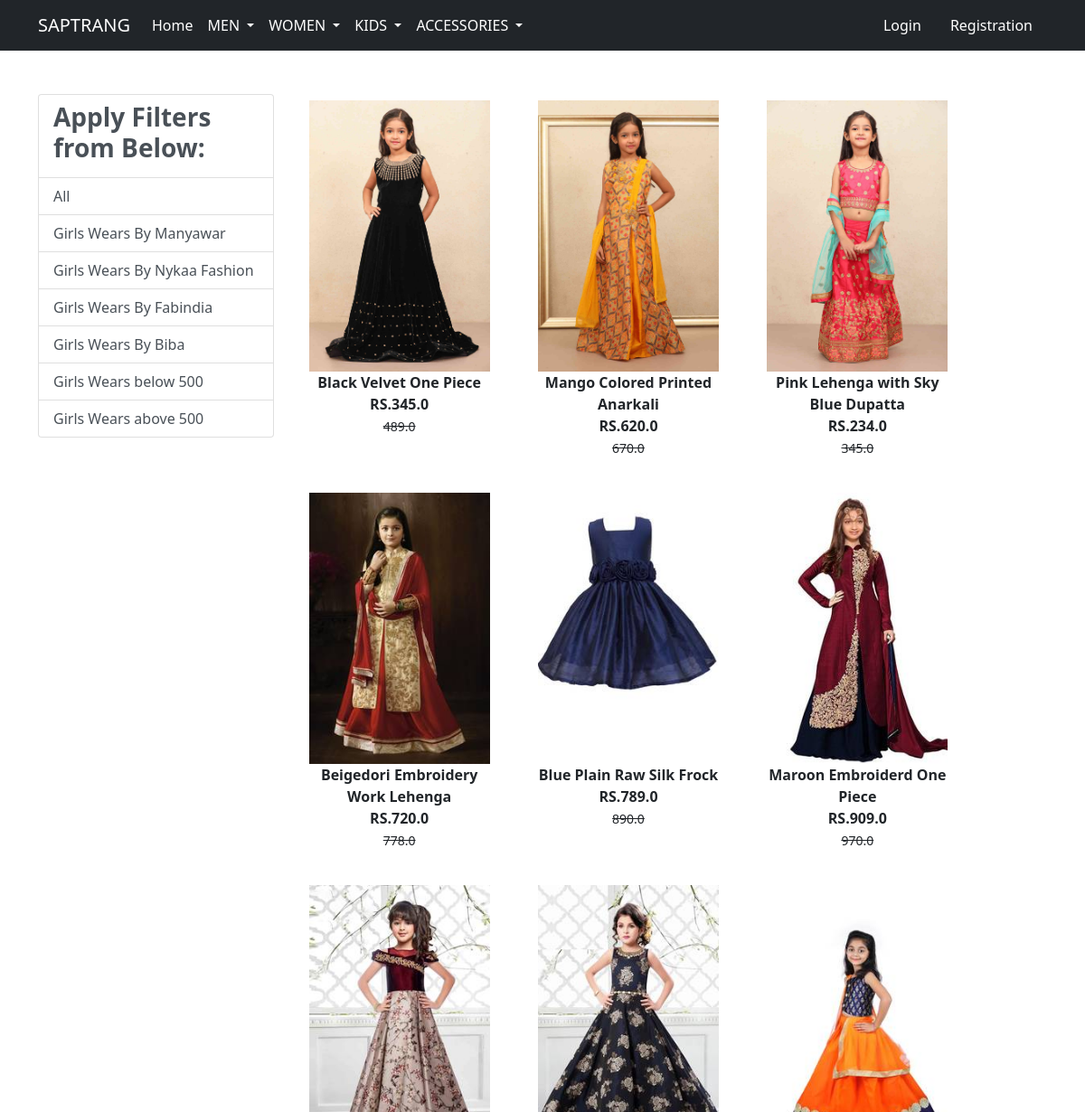
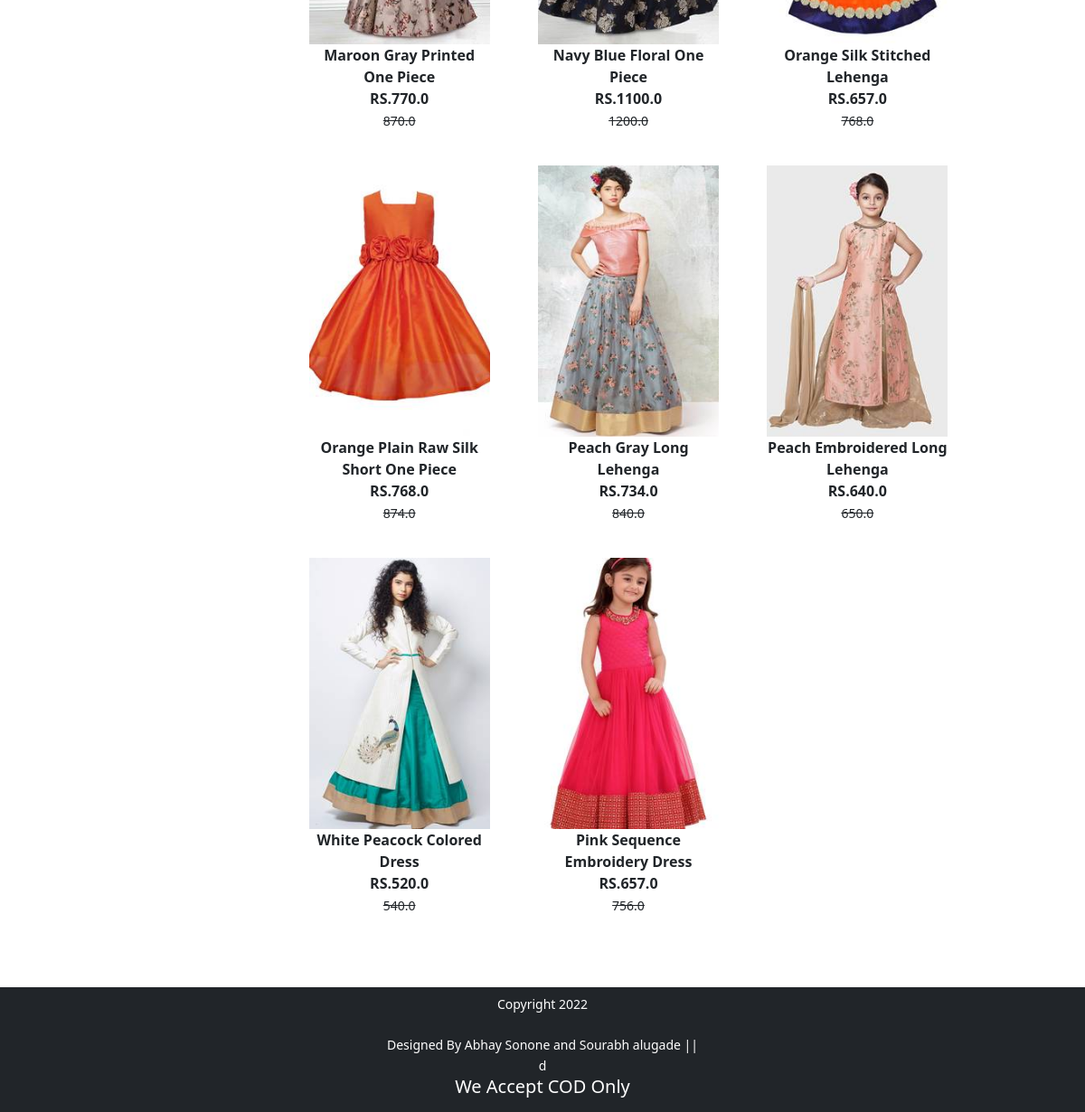
Page /girls/ on the committed database (2 pictures, top to bottom).
### app/models.py (models this page shows, shortened)
class Product(models.Model):
    title =models.CharField(max_length=100)
    selling_price =models.FloatField()
    discounted_price = models.FloatField()
    description = models.TextField()
    brand = models.CharField(max_length=100)
    category= models.CharField(choices=CATEGORY_CHOICES,max_length=5)
    product_image = models.ImageField(upload_to ="productimg")

### app/views.py (the view)
# urls.py: path('girls/', views.girls, name='girls'),
def girls(request, data=None):
    totalitem=0
    if data == None:
        girls = Product.objects.filter(category='kg')
    elif data=='FabIndia' or data=='Manyawar' or data=='Nykaa_Fashion' or data=='Biba':
        girls = Product.objects.filter(category='kg').filter(brand=data)
    elif data=='below':
        girls=Product.objects.filter(category='kg').filter(discounted_price__lt=500)
    elif data=='above':
        girls=Product.objects.filter(category='kg').filter(discounted_price__gt=500)
    if request.user.is_authenticated:
         totalitem= len(Cart.objects.filter(user=request.user))
    return render(request, 'app/girls.html',{'girls':girls,'totalitem':totalitem})

### app/templates/app/girls.html (shortened to what this page needs)
{% extends 'app/base.html' %}
{% load static %}
{% block main-content %}
<body>
<div class="container my-5">
 <div class="row">
  <div class="col-sm-3">
    <div class="list-group">
        <a href="#" class="list-group-item
         list-group-item-action" aria-current="true" ><h3 class="fw-bold">Apply Filters from Below:</h3></a>
        <a href="{% url 'girls' %}" class="list-group-item
         list-group-item-action" aria-current="true">All</a>
         <a href="{% url 'girlsdata' 'Manyawar' %}" class="list-group-item
         list-group-item-action" aria-current="true">Girls Wears By Manyawar</a>
         <a href="{% url 'girlsdata' 'Nykaa_Fashion' %}" class="list-group-item
         list-group-item-action" aria-current="true">Girls Wears By Nykaa Fashion</a>
         <a href="{% url 'girlsdata' 'FabIndia' %}" class="list-group-item
         list-group-item-action" aria-current="true">Girls Wears By Fabindia</a>
         <a href="{% url 'girlsdata' 'Biba' %}" class="list-group-item
         list-group-item-action" aria-current="true">Girls Wears By Biba</a>
         <a href="{% url 'girlsdata' 'below' %}" class="list-group-item
         list-group-item-action" aria-current="true">Girls Wears below 500</a>
         <a href="{% url 'girlsdata' 'above' %}" class="list-group-item
         list-group-item-action" aria-current="true">Girls Wears above 500</a>
    </div>
  </div>
  <div class="col-sm-8">
      <div class="row">
          {% for product in girls %}
           <div class="col-sm-4 text-center mb-4">
               <a href="{% url 'product-detail' product.id %}" class="btn">
                   <div class="item">
                       <img src="{{product.product_image.url}}" alt="" height="300" class="">
                       <div class="fw-bold">{{product.description}}</div>
                       <div class="fw-bold">RS.{{product.discounted_price}}</div>
                       <small class="fw-light text-decoration-line-through">{{product.selling_price}}</small>
                   </div>
                </a>
            </div>
            {% endfor %}
        </div>
  </div>
 </div>
</div>
</body>
{% endblock main-content %}

### rows in the picture
Product: product_image (picture), description "Black Velvet One Piece", discounted_price "345.0", selling_price "489.0"
Product: product_image (picture), description "Mango Colored Printed Anarkali", discounted_price "620.0", selling_price "670.0"
Product: product_image (picture), description "Pink Lehenga with Sky Blue Dupatta", discounted_price "234.0", selling_price "345.0"
Product: product_image (picture), description "Beigedori Embroidery Work Lehenga", discounted_price "720.0", selling_price "778.0"
Product: product_image (picture), description "Blue Plain Raw Silk Frock", discounted_price "789.0", selling_price "890.0"
Product: product_image (picture), description "Maroon Embroiderd One Piece", discounted_price "909.0", selling_price "970.0"
Product: product_image (picture), description "Maroon Gray Printed One Piece", discounted_price "770.0", selling_price "870.0"
Product: product_image (picture), description "Navy Blue Floral One Piece", discounted_price "1100.0", selling_price "1200.0"
Product: product_image (picture), description "Orange Silk Stitched Lehenga", discounted_price "657.0", selling_price "768.0"
Product: product_image (picture), description "Orange Plain Raw Silk Short One Piece", discounted_price "768.0", selling_price "874.0"
Product: product_image (picture), description "Peach Gray Long Lehenga", discounted_price "734.0", selling_price "840.0"
Product: product_image (picture), description "Peach Embroidered Long Lehenga", discounted_price "640.0", selling_price "650.0"
Product: product_image (picture), description "White Peacock Colored Dress", discounted_price "520.0", selling_price "540.0"
Product: product_image (picture), description "Pink Sequence Embroidery Dress", discounted_price "657.0", selling_price "756.0"
